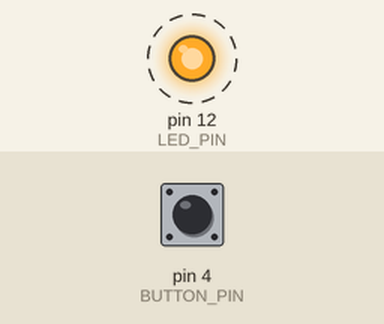
This sketch was run on a simulated Arduino Uno, built with avr-gcc and run on an emulated ATmega328P. Shown: output pins drawn as LEDs (lit = HIGH). Dashed ring = blinking. The inputs (shaded band) are chosen by the test bench; at power-on: pin 4 (BUTTON_PIN) LOW.

Above: at 1.3 s.
1.7 s: pin 4 (BUTTON_PIN) pulled HIGH for 3.2 s
At 1.9 s:
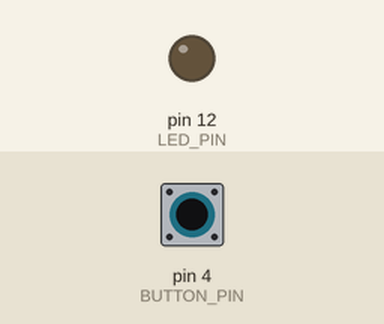
At 5.0 s:
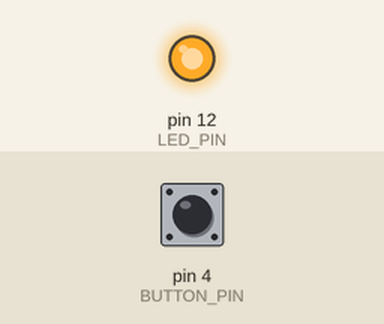
Timing chart, 0 to 12.4 s (numbered marks = the images above; inputs shaded):
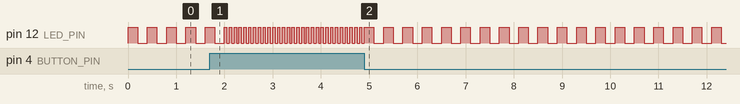

The sketch:

basic_1.ino
```cpp
const int LED_PIN = 12;
const int BUTTON_PIN = 4;

void setup() {
  pinMode(LED_PIN, OUTPUT);
  pinMode(BUTTON_PIN, INPUT);
}

void loop() {
  if (digitalRead(BUTTON_PIN) == HIGH) {
    digitalWrite(LED_PIN, HIGH);
    delay(50);
    digitalWrite(LED_PIN, LOW);
    delay(50);
  } else {
    digitalWrite(LED_PIN, HIGH);
    delay(200);
    digitalWrite(LED_PIN, LOW);
    delay(200);
  }
}
```
